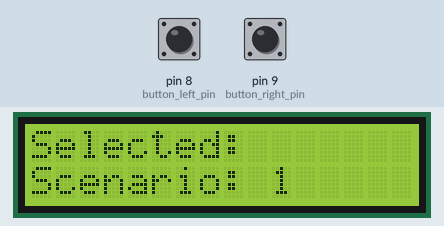
Simulated run of this sketch. Board: Arduino Uno, built with avr-gcc and run on an emulated ATmega328P. On the bench: 16×2 character LCD. The inputs (shaded band) are chosen by the test bench; at power-on: pin 8 (button_left_pin) HIGH, pin 9 (button_right_pin) HIGH. What the sketch prints to the serial monitor is not drawn.

Above: at 1.2 s.
1.3 s: pin 8 (button_left_pin) pulled LOW for 1 s
At 3.0 s:
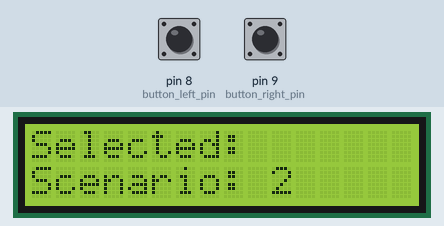
3.8 s: pin 9 (button_right_pin) pulled LOW for 3.2 s
At 7.8 s:
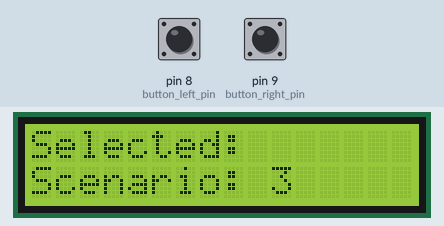
Timing chart, 0 to 9.3 s (numbered marks = the images above; inputs shaded):
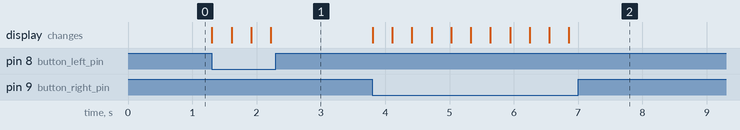

Measured:
- after the input at 1.3 s, the display: first changes at once (image 1 shows a later state)
- after the input at 3.8 s, the display: changes at once (image 2)

The sketch:

A3.ino
```cpp
#include <LiquidCrystal.h>

LiquidCrystal lcd_1(2, 3, 4, 5, 6, 7);

// Button pin definitions
const int button_left_pin = 8;
const int button_right_pin = 9;

// Variables to store button states and scenario
int button_left_state = 0;
int button_right_state = 0;
int current_scenario = 1; // Start with scenario 1
const int max_scenarios = 5;

void setup()
{
  // Set up LCD
  lcd_1.begin(16, 2); // Set up the number of columns and rows on the LCD.

  // Configure button pins as inputs with pull-up resistors
  pinMode(button_left_pin, INPUT_PULLUP);
  pinMode(button_right_pin, INPUT_PULLUP);

  // Start Serial communication
  Serial.begin(9600);

  // Display the initial scenario
  updateLCD();
}

void loop()
{
  // Read button states
  button_left_state = digitalRead(button_left_pin);
  button_right_state = digitalRead(button_right_pin);

  // Check if the left button is pressed
  if (button_left_state == LOW)
  {
    current_scenario--;
    if (current_scenario < 1)
    {
      current_scenario = max_scenarios; // Wrap around to the last scenario
    }
    updateLCD();
    delay(300); // Debounce delay
  }

  // Check if the right button is pressed
  if (button_right_state == LOW)
  {
    current_scenario++;
    if (current_scenario > max_scenarios)
    {
      current_scenario = 1; // Wrap around to the first scenario
    }
    updateLCD();
    delay(300); // Debounce delay
  }
}

void updateLCD()
{
  lcd_1.clear();
  lcd_1.print("Selected:");
  lcd_1.setCursor(0, 1);
  lcd_1.print("Scenario: ");
  lcd_1.print(current_scenario);

  // Send the current scenario to Serial
  Serial.println(current_scenario);
}
```
